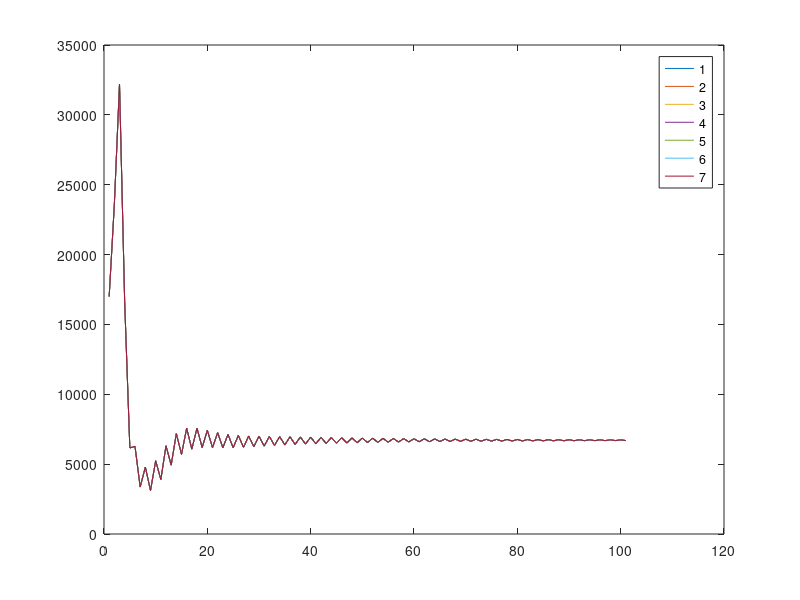

This figure's MATLAB source:
clear;
clc;
k=10;
for i=1:k
x(1,i) =15000000;
y(1,i) =100000;
% z(1) =200; 
z(1,i) =800; 
M(1,i)=10000;
F(1,i)=7000;
% M(1)=70000;
% F(1)=70000;
s(1,i)=500000;
end
    
    Kx =15000000;
    Ks =500000;
    
    r=0.15;
    r1=0.2;
    
    kpr=1;
    
%     mx=0.1;
%     mmf=0.2;
%     ms=0.2;
%     alpha =0.56+(0.78-0.56)/(1+exp(0.6*(y)/Ky));
    mx=0.0000005;
    mmf=0.0001;
    ms=0.00005;

    dy=0.61;
    dg=0.25;
    ds=0.54;
    dz=0.1;
    dm=0.5;
    df=0.5;
    
%     dy=0.61;
%     dg=0.1;
%     ds=0.54;
%     dz=0.1;
%     dm=0.1;
%     df=0.1;
for i=1:k
   for n=1:100
    Ky =0.1*(x(n,i));
    Kz =0.15*(M(n,i)+F(n,i));
    Kl =0.1*(s(n,i));
    qz =0.24*(1-z(n,i)/Kz);
    alpha =0.56+(0.78-0.56)/(1+exp(0.6*(y(n))/Ky));    
    %alpha =0.56+(0.78-0.56)*i/k;
    x_ =x(n,i)*r*(1-x(n,i)/Kx)-y(n,i)*(mx*x(n,i));
    y_ =y(n,i)*(-dy-dg)+30*F(n,i)*exp(-y(n,i)/Ky);
    %y_ =y.*(-dy-dg)+300*F*exp(1-y/Ky);
    z_ =z(n,i)*(qz-dz);
    M_ =(alpha).*dg*y(n,i)*exp(-(M(n,i)+F(n,i))/Kl)-(mmf*(M(n,i)+F(n,i)))*z(n,i)-dm*M(n,i);
    F_ =y(n,i)*(1-alpha)*dg*exp(-(M(n,i)+F(n,i))/Kl)-(mmf*(M(n,i)+F(n,i)))*z(n,i)-df*F(n,i);
    %s_ =s.*r1.*exp(1-s/Ks)-kpr.*ds.*(M+F).*(ms*s);  
    s_ =s(n,i)*r1*exp(-s(n,i)/Ks)-kpr*ds*(M(n,i)+F(n,i))*(ms*s(n,i)); 

    x(n+1,i)=x(n,i)+x_;
    y(n+1,i)=y(n,i)+y_;
    z(n+1,i)=z(n,i)+z_;
    M(n+1,i)=M(n,i)+M_;
    F(n+1,i)=F(n,i)+F_;
    s(n+1,i)=s(n,i)+s_;
   end
end
for i=1:k-3
    plot(M(:,i)+F(:,i));
    hold on;
end
legend('1','2','3','4','5','6','7');